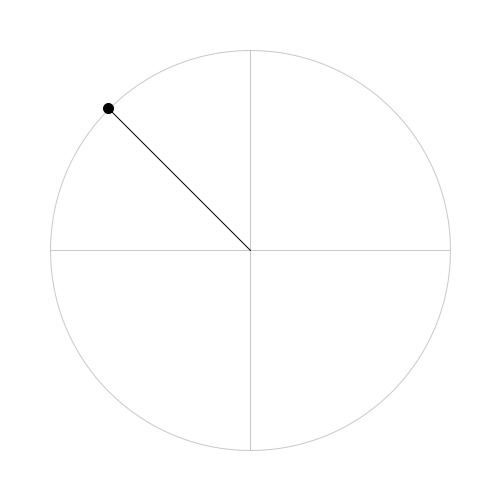
Frame 1 (no input)
Frame 60 (the mouse pressed at the canvas centre just before this capture): identical to frame 1, image omitted
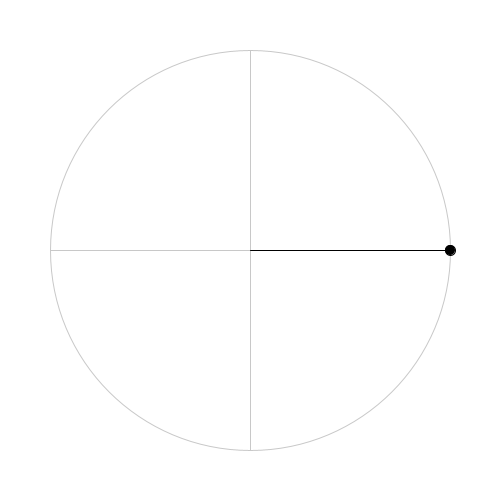
Frame 120 (the mouse held since frame 60 and released just before this capture)

The Processing sketch that drew these frames (run headless with seeded random() and noise(); from frame 60 on, the mouse is pressed at the canvas centre):

// Processing sketch: check_point1
// ── check_point1.pde
float centerX,centerY;
void setup() {
  size(500,500);
  centerX = width/2;
  centerY = height/2;
}

void draw() {
  background(255);
  drawGuide();
  float angle = atan2(mouseY-centerY, mouseX-centerX);
  float x = centerX+200*cos(angle);
  float y = centerY+200*sin(angle);
  stroke(0);
  line(centerX,centerY,x,y);
  fill(0);
  ellipse(x,y,10,10);
}

void drawGuide() {
  noFill();
  stroke(200);
  ellipse(centerX,centerY,400,400);
  line(centerX,centerY-200,centerX,centerY+200);
  line(centerX-200,centerY,centerX+200,centerY);
}
